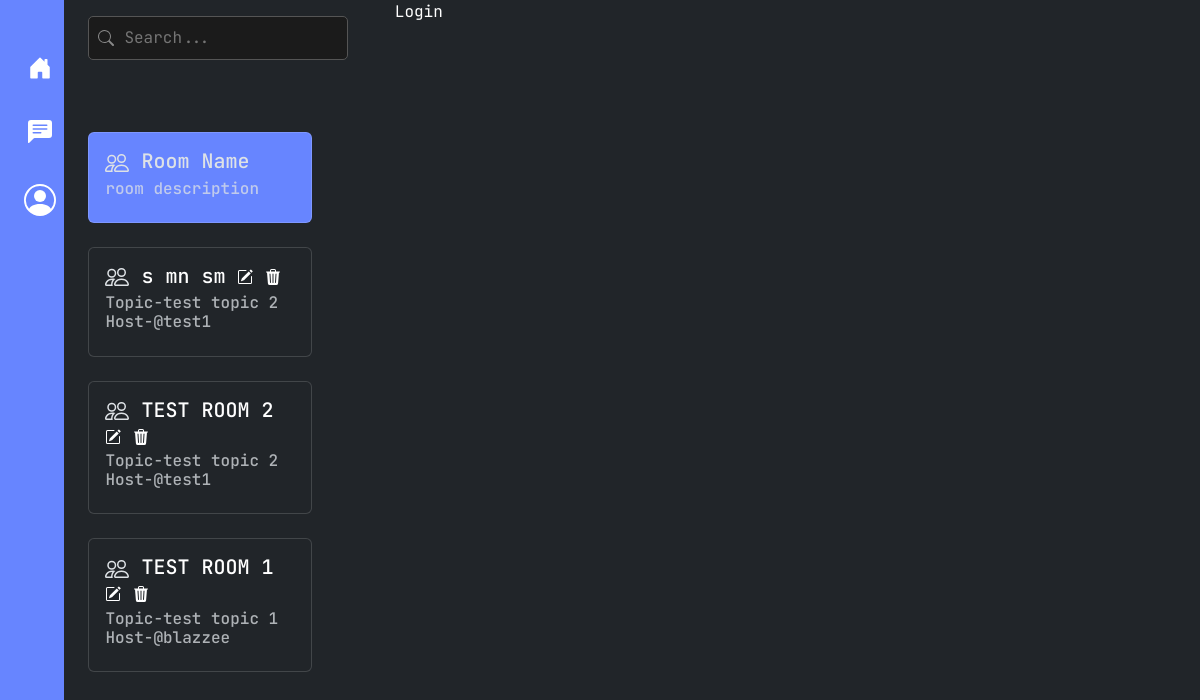
The app's page /, older data.
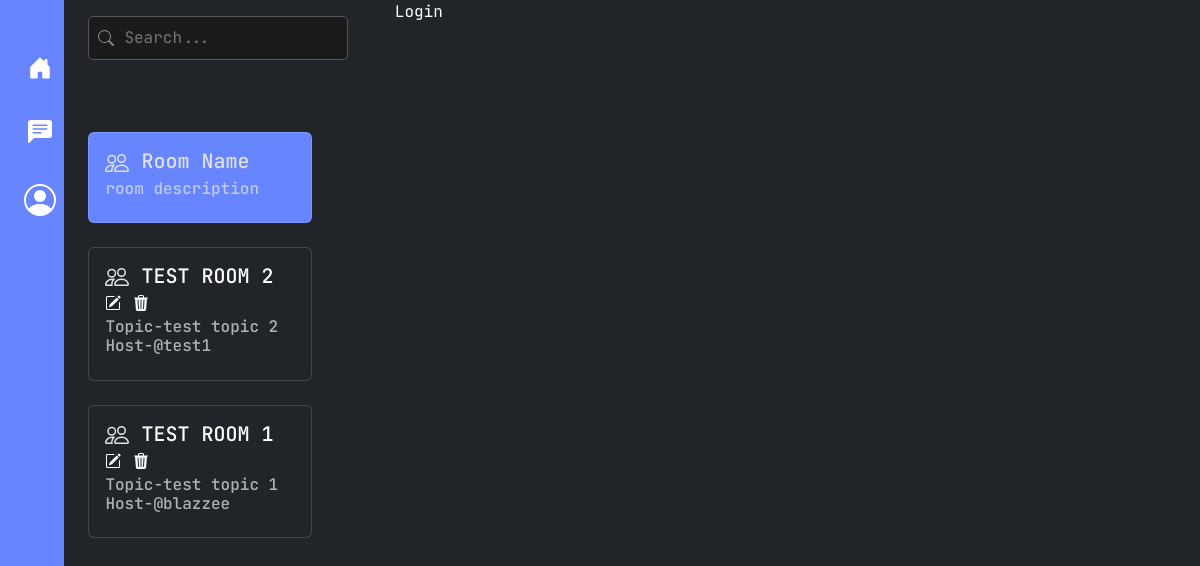
The same page, newer data.
### base/models.py (models this page shows, shortened)
class Room(Model):
    host=models.ForeignKey(User, on_delete=models.SET_NULL, null= True )
    topic = models.ForeignKey(Topic, on_delete=models.SET_NULL, null=True)
    name = models.CharField(max_length=200)
    description= models.TextField(null=True, blank=True)
    updated = models.DateTimeField(auto_now=True)
    created = models.DateTimeField(auto_now=True)
    class Meta:
        ordering = ['-updated', '-created', ]

class Topic(Model):
    name = models.CharField(max_length=200, blank=False, null= False)
    def __str__(self):
        return self.name

### base/views.py (the view)
# urls.py: path('', views.home , name='home'),
def home(request):
    context = None
    context = {'rooms':rooms}
    return render(request, 'base/index.html', context)

### base/templates/base/index.html (shortened to what this page needs)
{% extends 'layout.html' %} {% block content %}
<div class="searchbar mx-4 mt-3 mb-5">
  <label for="search" class="icon-label">
    <svg
      xmlns="http://www.w3.org/2000/svg"
      width="16"
      height="16"
      fill="currentColor"
      class="bi bi-search"
      viewBox="0 0 16 16"
    >
      <path
        d="M11.742 10.344a6.5 6.5 0 1 0-1.397 1.398h-.001q.044.06.098.115l3.85 3.85a1 1 0 0 0 1.415-1.414l-3.85-3.85a1 1 0 0 0-.115-.1zM12 6.5a5.5 5.5 0 1 1-11 0 5.5 5.5 0 0 1 11 0"
      />
    </svg>
  </label>
  <form action="" method="POST" name="searchForm" class="search">
  <input class="search" id="search" type="search" placeholder="Search..." />
  </form>
</div>
<div class="room-list">
  <div class="card mb-4 active-room mx-4 my-4" style="width: 14rem">
    <div class="card-body">
      <h5 class="card-title">
        Room Name
      </h5>
      <h6 class="card-subtitle mb-2 text-body-secondary">
        room description
      </h6>
    </div>
  </div>
  {% for room in rooms %}
    <div class="card mb-4 mx-4 my-4" style="width: 14rem">
      <div class="card-body">
        <h5 class="card-title">
          <a href="{% url 'room' room.id %}">{{room.name}}</a>
          <a href="{% url 'update_room' room.id %}"></a>
          <a href="{% url 'delete_room' room.id %}"></a>
        </h5>
        <h6 class="card-subtitle mb-2 text-body-secondary">
          Topic-{{room.topic}} <br>Host-@{{room.host}}
        </h6>
      </div>
    </div>
  {% endfor %}
</div>
{% endblock content %}

### templates/layout.html (shortened to what this page needs)
{% load static %}
<!DOCTYPE html>
<html lang="en">
<head>
  <link href="https://cdn.jsdelivr.net/npm/bootstrap@5.3.3/dist/css/bootstrap.min.css" rel="stylesheet"
 />
  <link rel="stylesheet" href="{% static 'styles.css' %}" />
</head>
<body data-bs-theme="dark">
  <section class="page">
    <section class="navbar-dock">
      <div class="my-navbar">
        <nav class="navbar navbar-expand-lg navbar-dark" style="background-color: var(--bs-primary-custom)">
          <div class="collapse navbar-collapse" id="navbarSupportedContent">
            <ul class="navbar-nav me-auto mb-2 mb-lg-0">
              <li class="nav-item">
                <a class="nav-link active" aria-current="page" href="#"></a>
              </li>
              <li class="nav-item">
                <a class="nav-link active my-4" aria-current="page" href="#"></a>
              </li>
              <li class="nav-item">
                <a class="nav-link active" aria-current="page" href="#"></a>
              </li>
            </ul>
          </div>
        </nav>
      </div>
    </section>
{% if request.user.is_authenticated %}
<a href="logout"> Logout </a>
{% else %}
<a href="{% url 'login' %}"> Login  </a>
{% endif %}
    {% block content %}
    {% endblock content %}
</body>
</html>

### static/styles.css (style rules this page uses)
body { font-family: 'JetBrains Mono', monospace; }
:root { --bs-primary-custom: #6785ff; }
.page { display: grid; grid-template-columns: 0.5fr 2.86fr 6.97fr; grid-template-rows: 1.2fr 8.32fr; height: 100vh; }
.navbar-dock { grid-area: 1 / 1 / -1 / 2; writing-mode: vertical-lr; }
.searchbar { grid-area: 1/2/2/3; display: flex; align-items: center; position: relative; }
.searchbar .icon-label { position: absolute; left: 10px; top: 50%; transform: translateY(-50%); color: #888; cursor: pointer; display: flex; align-items: center; justify-content: center; font-size: 16px; }
input.search { color: white; width: 260px; border: 1px solid #555; background-color: #1b1b1b; border-radius: 5px; padding: 9px 4px 9px 35px; outline: none; transition: border-color 0.3s, box-shadow 0.3s; }
.room-list { grid-area: 2/2/-1/3; }
.active-room { background-color: #6785ff; }
a { text-decoration: none !important; color: white; }

Row changes from the older to the newer data that the page shows:
removed Room: name "s mn sm", topic "test topic 2", host "test1"
